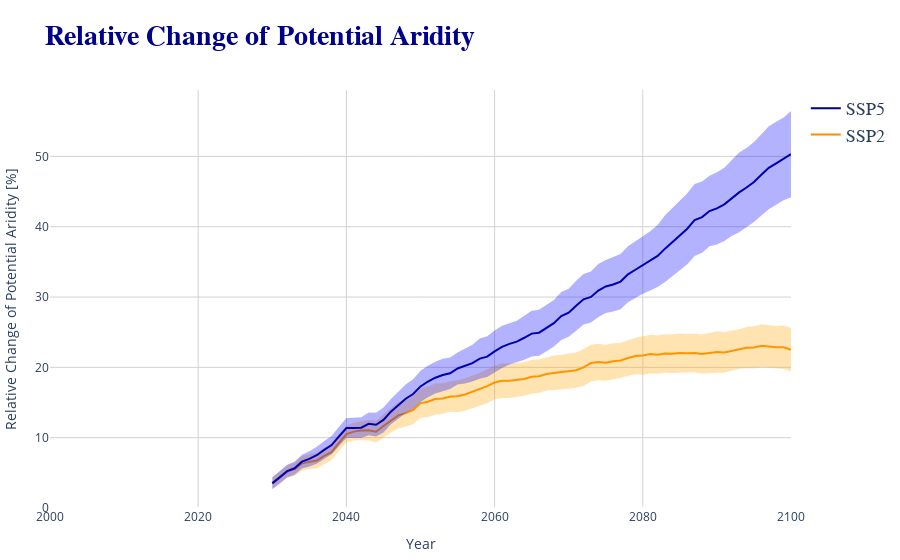

Notebook code cell kept with this figure:
### Markdown cell above
Similar to the last notebook we write a function to **create customs dataframes for individual indicators** across all ensemble members and write a plot function for a single plot.

### Code cell
from tools.indicators import indicator_vars
from tools.plots import plot_ci_indicators
    

plot_ci_indicators(var = 'potential_aridity', dic = matilda_indicators, plot_type='line', show=True)
